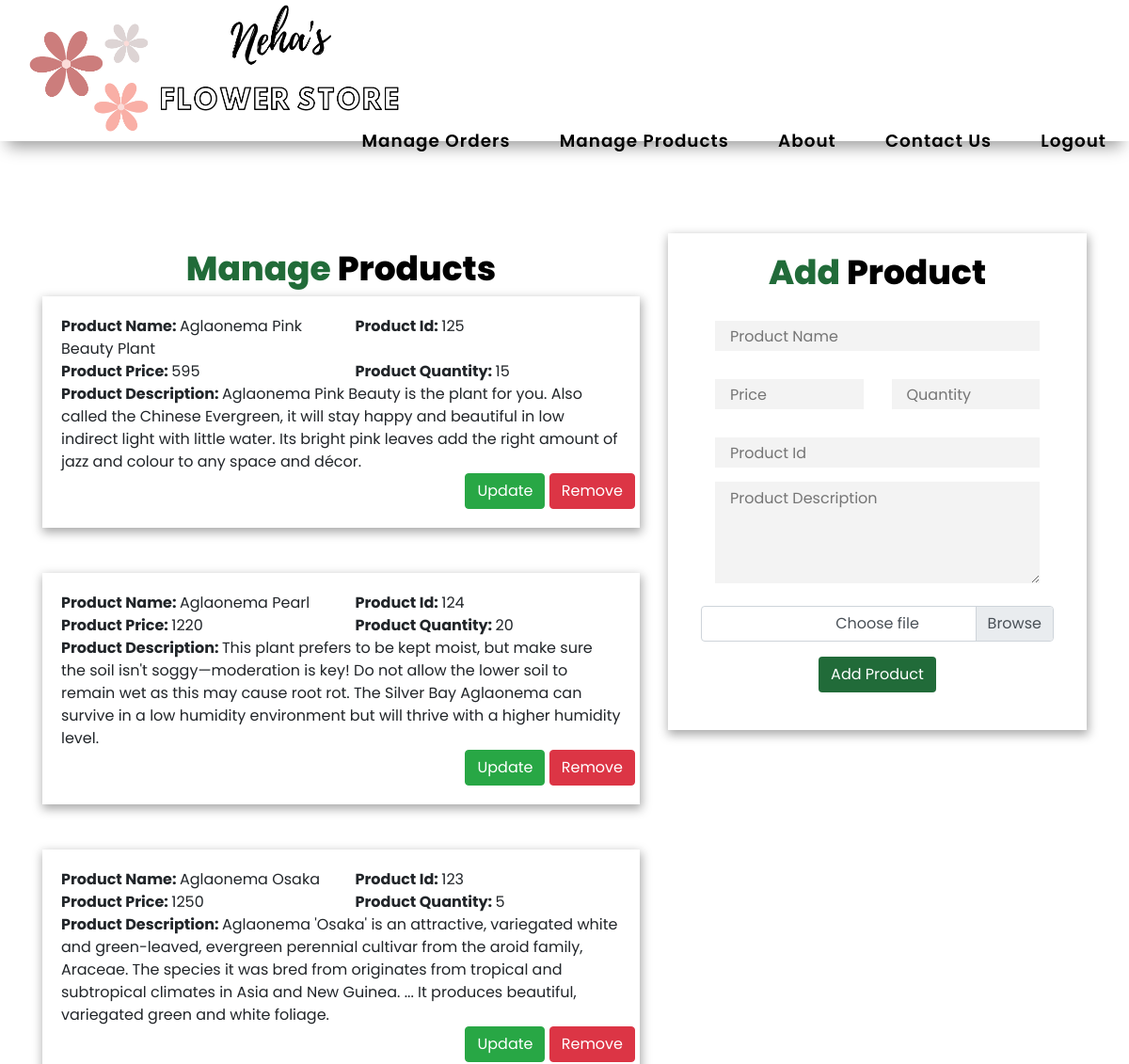
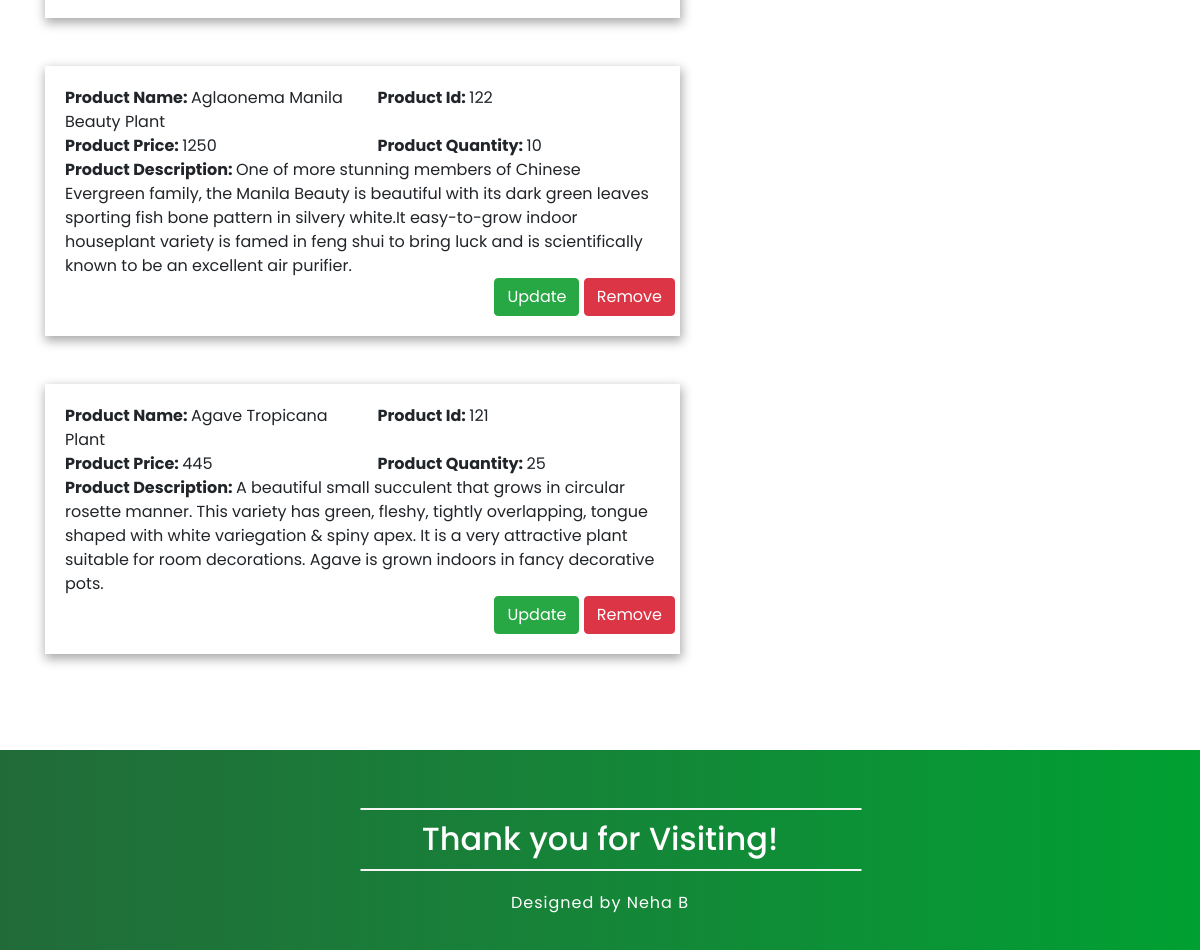
The app's page /manageproducts/ (signed in) with its own data (2 pictures, top to bottom).
### herbworldapp/models.py (models this page shows, shortened)
class Product(models.Model):
    name = models.CharField(max_length=50)
    price = models.IntegerField(default=0)
    quantity = models.IntegerField(default=0)
    product_id = models.CharField(max_length=50)
    nursery_id = models.CharField(max_length=50)
    description = models.CharField(max_length=300)
    product_image = models.ImageField(
        null=True, upload_to="herbworldapp/images/", default="herbworldapp/images")

### herbworldapp/views.py (the view)
# urls.py: path("manageproducts/", views.manageProducts, name="manageProducts"),
def manageProducts(request):
    props = Product.objects.filter(
        nursery_id=request.user.username)
    return render(request, 'herbworldapp/manageproducts.html', {'props': props})

### herbworldapp/templates/herbworldapp/manageproducts.html (shortened to what this page needs)
{% extends 'herbworldapp/basic.html' %}
{% load static %}
{% block body %}
<div class="container">
  <div class="row">
    <div class="col col-7 text-center">
      <div class="row  mt-5 pt-3">
        <div class="col text-center">
          <h2 class="loginheading"><span class="loginheading1">Manage </span><span class="loginheading2">Products</span>
        </div>
      </div>
      {% for product in props reversed %}
      <div class="row mb-5">
        <div class="col text-left">
          <div class="productdetails">
            <div class="row">
              <div class="col col-6">
                <strong>Product Name: </strong> {{product.name}}
              </div>
              <div class="col col-6">
                <strong>Product Id: </strong> {{product.product_id}}
              </div>
            </div>
            <div class="row">
              <div class="col col-6">
                <strong>Product Price: </strong> {{product.price}}
              </div>
              <div class="col col-6">
                <strong>Product Quantity: </strong> {{product.quantity}}
              </div>
            </div>
            <div class="row">
              <div class="col"><strong>Product Description: </strong> {{product.description}}</div>
            </div>
            <div class="row justify-content-end">
              <button class="btn btn-success" data-toggle="modal"
               data-target="#updateModal{{product.product_id}}">Update</button>
              <form action="delproduct" method="post">
                  <button type="button buynow" class="btn btn-danger">Remove</button>
              </form>
            </div>
          </div>
        </div>
      </div>
      {% endfor %}
    </div>
    <div class="col col-5 text-center">
      <div class="row mt-5">
        <div class="col">
          <div id="feedback-form">
            <h2 class="loginheading"><span class="loginheading1">Add </span><span class="loginheading2">Product</span>
            </h2>
            <div>
              <form action="addproduct" method="post" enctype="multipart/form-data">
                <input type="text" name="productname" id="productname" placeholder="Product Name"></input>
                <div class="row">
                  <div class="col col-6">
                    <input type="text" name="productprice" id="productprice" placeholder="Price"></input>
                  </div>
                  <div class="col col-6">
                    <input type="text" name="productquantity" id="productquantity" placeholder="Quantity"></input>
                  </div>
                </div>
                <input type="text" name="productid" id="productid" placeholder="Product Id"></input>
                <textarea rows="4" name="productdescription" id="productdescription"
                  placeholder="Product Description"></textarea>
                <br>
                <div class="row d-flex justify-content-center">
                  <div class="custom-file">
                    <label class="custom-file-label" for="prod_image">Choose file</label>
                  </div>
                </div>
                <button type="submit" class="mt-3 btn cardbutton">Add Product</button>
              </form>
            </div>
          </div>
        </div>
      </div>
    </div>
  </div>
</div>
{% endblock %}

### records on screen
Product: name "Aglaonema Pink Beauty Plant", product_id "125", price "595", quantity "15", description "Aglaonema Pink Beauty is the plant for you. Also called the Chinese Evergreen, it will stay happy and beautiful in low indirect light with little water. Its bright pink leaves add the right amount of jazz and colour to any space and décor."
Product: name "Aglaonema Pearl", product_id "124", price "1220", quantity "20", description "This plant prefers to be kept moist, but make sure the soil isn't soggy—moderation is key! Do not allow the lower soil to remain wet as this may cause root rot. The Silver Bay Aglaonema can survive in a low humidity environment but will thrive with a higher humidity level."
Product: name "Aglaonema Osaka", product_id "123", price "1250", quantity "5", description "Aglaonema 'Osaka' is an attractive, variegated white and green-leaved, evergreen perennial cultivar from the aroid family, Araceae. The species it was bred from originates from tropical and subtropical climates in Asia and New Guinea. ... It produces beautiful, variegated green and white foliage."
Product: name "Aglaonema Manila Beauty Plant", product_id "122", price "1250", quantity "10", description "One of more stunning members of Chinese Evergreen family, the Manila Beauty is beautiful with its dark green leaves sporting fish bone pattern in silvery white.It easy-to-grow indoor houseplant variety is famed in feng shui to bring luck and is scientifically known to be an excellent air purifier."
Product: name "Agave Tropicana Plant", product_id "121", price "445", quantity "25", description "A beautiful small succulent that grows in circular rosette manner. This variety has green, fleshy, tightly overlapping, tongue shaped with white variegation & spiny apex. It is a very attractive plant suitable for room decorations. Agave is grown indoors in fancy decorative pots."
